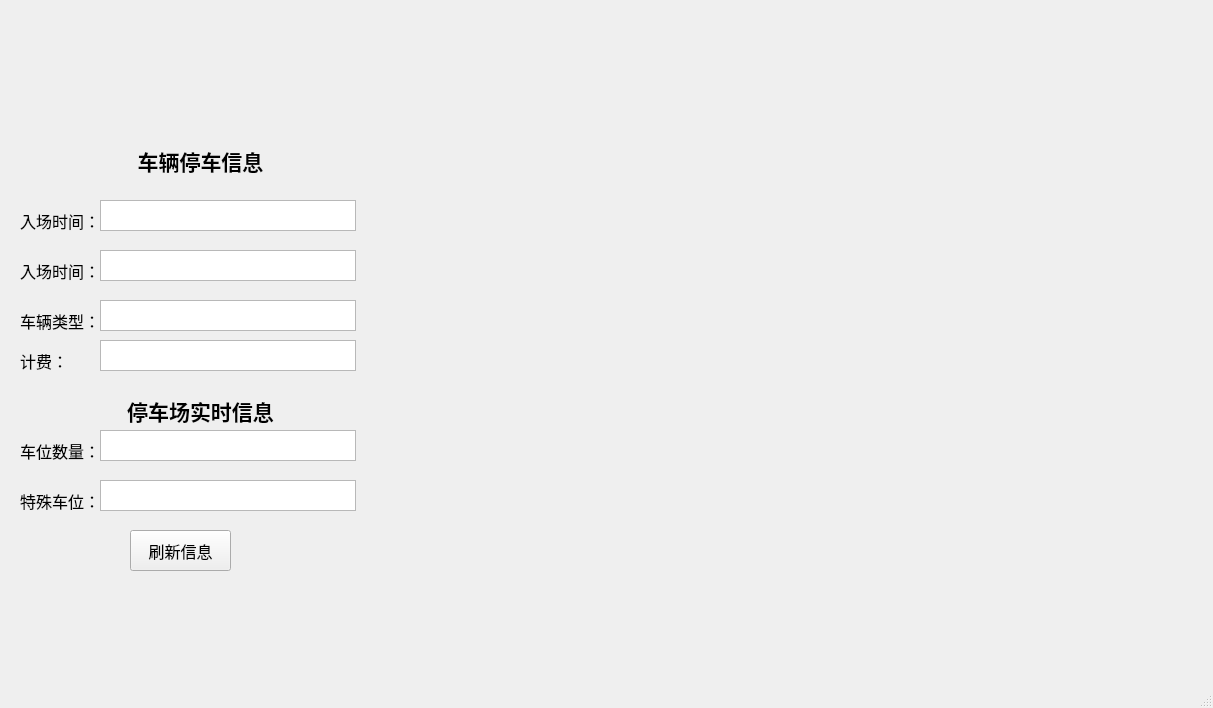
<?xml version="1.0" encoding="UTF-8"?>
<ui version="4.0">
 <class>MainWindow</class>
 <widget class="QMainWindow" name="MainWindow">
  <property name="geometry">
   <rect>
    <x>0</x>
    <y>0</y>
    <width>1213</width>
    <height>708</height>
   </rect>
  </property>
  <property name="windowTitle">
   <string>MainWindow</string>
  </property>
  <property name="toolButtonStyle">
   <enum>Qt::ToolButtonIconOnly</enum>
  </property>
  <widget class="QWidget" name="centralwidget">
   <widget class="QLabel" name="enterTimeLabel">
    <property name="geometry">
     <rect>
      <x>20</x>
      <y>200</y>
      <width>81</width>
      <height>41</height>
     </rect>
    </property>
    <property name="font">
     <font>
      <pointsize>12</pointsize>
     </font>
    </property>
    <property name="text">
     <string>入场时间：</string>
    </property>
   </widget>
   <widget class="QTextBrowser" name="enterTime">
    <property name="geometry">
     <rect>
      <x>100</x>
      <y>200</y>
      <width>256</width>
      <height>31</height>
     </rect>
    </property>
   </widget>
   <widget class="QTextBrowser" name="leaveTime">
    <property name="geometry">
     <rect>
      <x>100</x>
      <y>250</y>
      <width>256</width>
      <height>31</height>
     </rect>
    </property>
   </widget>
   <widget class="QLabel" name="leaveTimeLabel">
    <property name="geometry">
     <rect>
      <x>20</x>
      <y>250</y>
      <width>81</width>
      <height>41</height>
     </rect>
    </property>
    <property name="font">
     <font>
      <pointsize>12</pointsize>
     </font>
    </property>
    <property name="text">
     <string>入场时间：</string>
    </property>
   </widget>
   <widget class="QTextBrowser" name="kinds">
    <property name="geometry">
     <rect>
      <x>100</x>
      <y>300</y>
      <width>256</width>
      <height>31</height>
     </rect>
    </property>
   </widget>
   <widget class="QLabel" name="kindsLabel">
    <property name="geometry">
     <rect>
      <x>20</x>
      <y>300</y>
      <width>81</width>
      <height>41</height>
     </rect>
    </property>
    <property name="font">
     <font>
      <pointsize>12</pointsize>
     </font>
    </property>
    <property name="text">
     <string>车辆类型：</string>
    </property>
   </widget>
   <widget class="QTextBrowser" name="cost">
    <property name="geometry">
     <rect>
      <x>100</x>
      <y>340</y>
      <width>256</width>
      <height>31</height>
     </rect>
    </property>
   </widget>
   <widget class="QLabel" name="costLabel">
    <property name="geometry">
     <rect>
      <x>20</x>
      <y>340</y>
      <width>81</width>
      <height>41</height>
     </rect>
    </property>
    <property name="font">
     <font>
      <pointsize>12</pointsize>
     </font>
    </property>
    <property name="text">
     <string>计费：</string>
    </property>
   </widget>
   <widget class="QLabel" name="parkingInfo">
    <property name="geometry">
     <rect>
      <x>120</x>
      <y>140</y>
      <width>161</width>
      <height>41</height>
     </rect>
    </property>
    <property name="font">
     <font>
      <pointsize>16</pointsize>
      <weight>75</weight>
      <bold>true</bold>
     </font>
    </property>
    <property name="text">
     <string>车辆停车信息</string>
    </property>
    <property name="alignment">
     <set>Qt::AlignCenter</set>
    </property>
   </widget>
   <widget class="QLabel" name="realTimeInfo">
    <property name="geometry">
     <rect>
      <x>120</x>
      <y>390</y>
      <width>161</width>
      <height>41</height>
     </rect>
    </property>
    <property name="font">
     <font>
      <pointsize>16</pointsize>
      <weight>75</weight>
      <bold>true</bold>
     </font>
    </property>
    <property name="text">
     <string>停车场实时信息</string>
    </property>
    <property name="alignment">
     <set>Qt::AlignCenter</set>
    </property>
   </widget>
   <widget class="QTextBrowser" name="parkingRemaining">
    <property name="geometry">
     <rect>
      <x>100</x>
      <y>430</y>
      <width>256</width>
      <height>31</height>
     </rect>
    </property>
   </widget>
   <widget class="QLabel" name="parkingRemainingLabel">
    <property name="geometry">
     <rect>
      <x>20</x>
      <y>430</y>
      <width>81</width>
      <height>41</height>
     </rect>
    </property>
    <property name="font">
     <font>
      <pointsize>12</pointsize>
     </font>
    </property>
    <property name="text">
     <string>车位数量：</string>
    </property>
   </widget>
   <widget class="QTextBrowser" name="specialParking">
    <property name="geometry">
     <rect>
      <x>100</x>
      <y>480</y>
      <width>256</width>
      <height>31</height>
     </rect>
    </property>
   </widget>
   <widget class="QLabel" name="specialparkingLabel">
    <property name="geometry">
     <rect>
      <x>20</x>
      <y>480</y>
      <width>81</width>
      <height>41</height>
     </rect>
    </property>
    <property name="font">
     <font>
      <pointsize>12</pointsize>
     </font>
    </property>
    <property name="text">
     <string>特殊车位：</string>
    </property>
   </widget>
   <widget class="QPushButton" name="refresh">
    <property name="geometry">
     <rect>
      <x>130</x>
      <y>530</y>
      <width>101</width>
      <height>41</height>
     </rect>
    </property>
    <property name="font">
     <font>
      <pointsize>12</pointsize>
     </font>
    </property>
    <property name="text">
     <string>刷新信息</string>
    </property>
   </widget>
  </widget>
  <widget class="QStatusBar" name="statusbar"/>
 </widget>
 <resources/>
 <connections/>
</ui>
